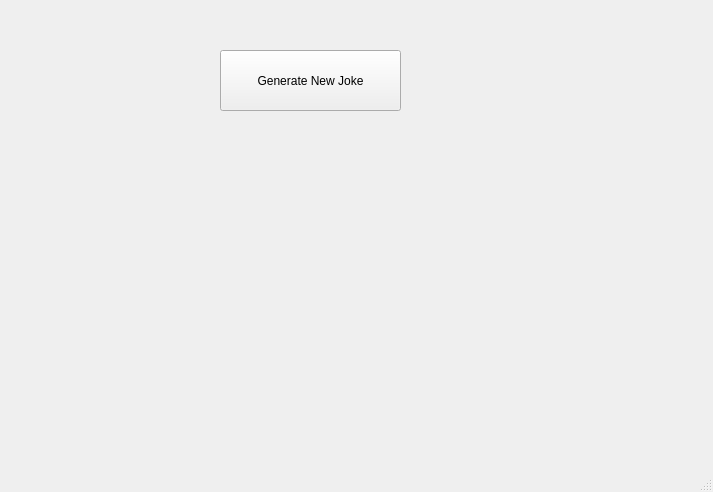
<?xml version="1.0" encoding="UTF-8"?>
<ui version="4.0">
 <class>MainWindow</class>
 <widget class="QMainWindow" name="MainWindow">
  <property name="geometry">
   <rect>
    <x>0</x>
    <y>0</y>
    <width>713</width>
    <height>492</height>
   </rect>
  </property>
  <property name="windowTitle">
   <string>MainWindow</string>
  </property>
  <widget class="QWidget" name="centralwidget">
   <widget class="QPushButton" name="generateJokeButton">
    <property name="geometry">
     <rect>
      <x>220</x>
      <y>50</y>
      <width>181</width>
      <height>61</height>
     </rect>
    </property>
    <property name="text">
     <string>Generate New Joke</string>
    </property>
   </widget>
   <widget class="QLabel" name="jokeLabel">
    <property name="geometry">
     <rect>
      <x>20</x>
      <y>150</y>
      <width>671</width>
      <height>201</height>
     </rect>
    </property>
    <property name="font">
     <font>
      <pointsize>14</pointsize>
     </font>
    </property>
    <property name="text">
     <string/>
    </property>
    <property name="wordWrap">
     <bool>true</bool>
    </property>
   </widget>
  </widget>
  <widget class="QMenuBar" name="menubar">
   <property name="geometry">
    <rect>
     <x>0</x>
     <y>0</y>
     <width>713</width>
     <height>26</height>
    </rect>
   </property>
  </widget>
  <widget class="QStatusBar" name="statusbar"/>
 </widget>
 <resources/>
 <connections/>
</ui>
